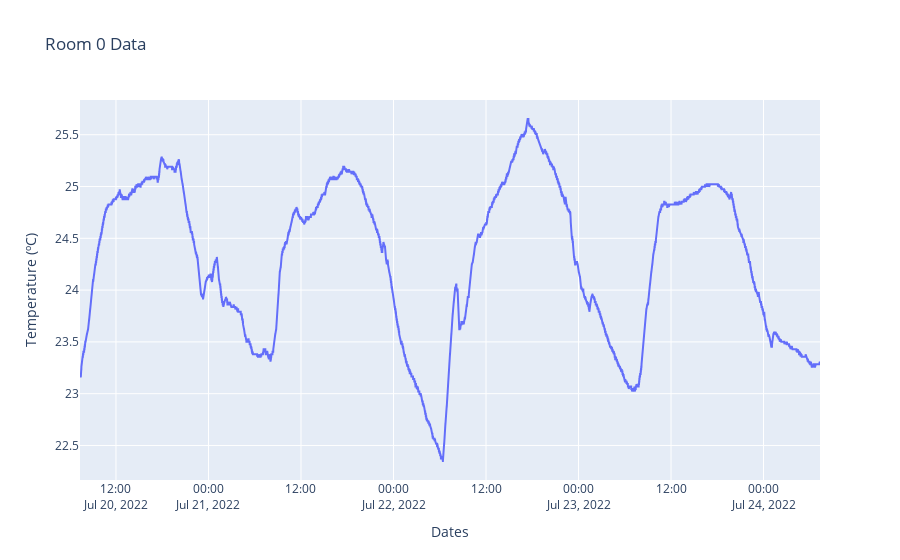

This figure's notebook cell:
### Code cell
fig = go.Figure()
fig.add_trace(go.Scatter(
    x=df0["DateTime"],
    y=df0["Temp C"], 
    mode='lines'
))

fig.update_layout(title='Room 0 Data',
                   xaxis_title='Dates',
                   yaxis_title='Temperature (ºC)')

### Figure 1 — Plotly figure (JSON) as saved in the notebook; plotly's stock layout.template omitted (floating-point values rounded to 4 significant figures; data arrays with more than 128 entries replaced by an {"elided": "..."} marker saying what was removed)
{"data": [{"mode": "lines", "type": "scatter", "x": {"elided": "11520 str values"}, "y": {"elided": "11520 float values"}}], "layout": {"title": {"text": "Room 0 Data"}, "xaxis": {"title": {"text": "Dates"}}, "yaxis": {"title": {"text": "Temperature (ºC)"}}}}
